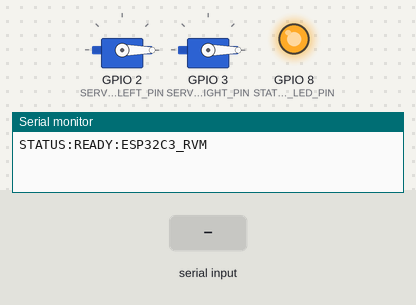
Recording of a sketch running on a simulated ESP32-C3. On the bench: 2 × servo, output pins drawn as LEDs (lit = HIGH), the last lines printed to the serial monitor. The inputs (shaded band) are chosen by the test bench.

Above: at 1.7 s.
1.8 s: "CMD:DROP_LEFT\n" received over Serial
At 2.3 s:
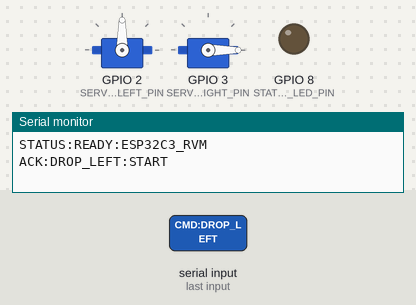
At 3.2 s:
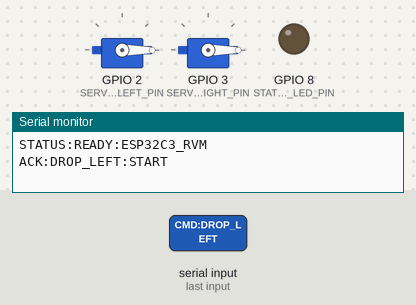
4.5 s: "CMD:DROP_RIGHT\n" received over Serial
At 5.4 s:
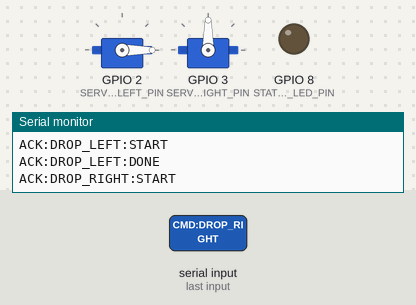
Timing chart, 0 to 7.6 s (numbered marks = the images above; inputs shaded):
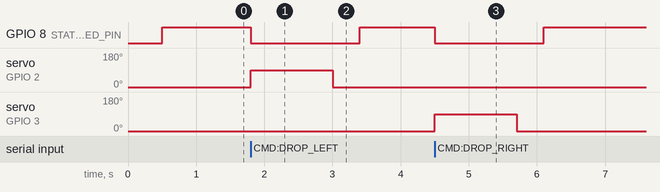

Measured:
- after the input at 1.8 s, GPIO 8 (STATUS_LED_PIN): HIGH → LOW at once, → HIGH 1.6 s later; servo on GPIO 2 (SERVO_LEFT_PIN): 0° → 90° at once, → 0° 1.2 s later
- after the input at 4.5 s, GPIO 8 (STATUS_LED_PIN): HIGH → LOW at once, → HIGH 1.6 s later; servo on GPIO 3 (SERVO_RIGHT_PIN): 0° → 90° at once, → 0° 1.2 s later

The sketch:

esp32c3_rvm.ino
```cpp
/*
 * ==============================================================================
 * EcoProject Smart RVM - ESP32-C3 Dual Servo Controller Firmware
 * ==============================================================================
 * Ushbu dastur ESP32-C3 mikrokontrolleriga yuklanadi (Arduino IDE orqali).
 * Raspberry Pi 5 USB kabel orqali unga buyruq yuboradi:
 *   - "CMD:DROP_LEFT"  -> 1-Servo (Chap) 90° buriladi, 1.2s kutadi, 0° ga qaytadi.
 *   - "CMD:DROP_RIGHT" -> 2-Servo (O'ng) 90° buriladi, 1.2s kutadi, 0° ga qaytadi.
 * ==============================================================================
 */

#include <ESP32Servo.h>

// PINLAR TAQSIMOTI (ESP32-C3)
#define SERVO_LEFT_PIN   2   // GPIO 2: 1-Servo (Chap vanna)
#define SERVO_RIGHT_PIN  3   // GPIO 3: 2-Servo (O'ng vanna)
#define STATUS_LED_PIN   8   // GPIO 8: Holat indikator diodi

// BURCHAKLAR
#define ANGLE_REST       0   // Boshlang'ich neytral holat (0 gradus)
#define ANGLE_TILT      90   // Vanna tashlash burchagi (90 gradus)
#define HOLD_TIME_MS  1200   // Vanna ochiq turish vaqti (millisekundda)

Servo servoLeft;
Servo servoRight;

void setup() {
  // Serial aloqani 115200 baud tezlikda boshlash
  Serial.begin(115200);
  pinMode(STATUS_LED_PIN, OUTPUT);
  digitalWrite(STATUS_LED_PIN, LOW);

  // Servolar uchun PWM sozlamalari (50Hz standart SG90 / MG995 / MG996R)
  ESP32PWM::allocateTimer(0);
  ESP32PWM::allocateTimer(1);
  servoLeft.setPeriodHertz(50);
  servoRight.setPeriodHertz(50);

  // Boshlang'ich 0 gradusga keltirish
  servoLeft.attach(SERVO_LEFT_PIN, 500, 2400);
  servoRight.attach(SERVO_RIGHT_PIN, 500, 2400);
  servoLeft.write(ANGLE_REST);
  servoRight.write(ANGLE_REST);
  delay(500);

  // Dam oldirish (PWM signalni bo'shatish - qizib ketmasligi uchun)
  servoLeft.detach();
  servoRight.detach();

  digitalWrite(STATUS_LED_PIN, HIGH);
  Serial.println("STATUS:READY:ESP32C3_RVM");
}

void loop() {
  if (Serial.available() > 0) {
    String command = Serial.readStringUntil('\n');
    command.trim();

    if (command == "CMD:DROP_LEFT") {
      digitalWrite(STATUS_LED_PIN, LOW); // Indikator yonadi
      Serial.println("ACK:DROP_LEFT:START");

      // 1-Servo Chapga 90 gradus buriladi
      servoLeft.attach(SERVO_LEFT_PIN, 500, 2400);
      servoLeft.write(ANGLE_TILT);
      delay(HOLD_TIME_MS);

      // Boshlang'ich holatga qaytadi
      servoLeft.write(ANGLE_REST);
      delay(400);
      servoLeft.detach(); // PWM o'chirish

      digitalWrite(STATUS_LED_PIN, HIGH);
      Serial.println("ACK:DROP_LEFT:DONE");
    }
    else if (command == "CMD:DROP_RIGHT") {
      digitalWrite(STATUS_LED_PIN, LOW);
      Serial.println("ACK:DROP_RIGHT:START");

      // 2-Servo O'ngga 90 gradus buriladi
      servoRight.attach(SERVO_RIGHT_PIN, 500, 2400);
      servoRight.write(ANGLE_TILT);
      delay(HOLD_TIME_MS);

      // Boshlang'ich holatga qaytadi
      servoRight.write(ANGLE_REST);
      delay(400);
      servoRight.detach(); // PWM o'chirish

      digitalWrite(STATUS_LED_PIN, HIGH);
      Serial.println("ACK:DROP_RIGHT:DONE");
    }
    else if (command == "CMD:PING") {
      Serial.println("PONG:ESP32C3");
    }
    else if (command == "CMD:RESET") {
      servoLeft.attach(SERVO_LEFT_PIN, 500, 2400);
      servoRight.attach(SERVO_RIGHT_PIN, 500, 2400);
      servoLeft.write(ANGLE_REST);
      servoRight.write(ANGLE_REST);
      delay(300);
      servoLeft.detach();
      servoRight.detach();
      Serial.println("ACK:RESET:DONE");
    }
  }
}
```
